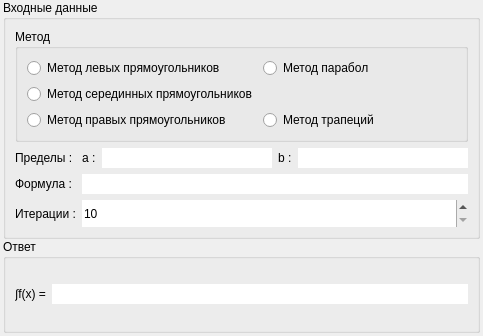
<?xml version="1.0" encoding="UTF-8"?>
<ui version="4.0">
 <class>IntegralConstStepFrame</class>
 <widget class="QWidget" name="IntegralConstStepFrame">
  <property name="geometry">
   <rect>
    <x>0</x>
    <y>0</y>
    <width>483</width>
    <height>336</height>
   </rect>
  </property>
  <property name="minimumSize">
   <size>
    <width>0</width>
    <height>0</height>
   </size>
  </property>
  <property name="windowTitle">
   <string>Form</string>
  </property>
  <layout class="QGridLayout" name="gridLayout">
   <property name="leftMargin">
    <number>3</number>
   </property>
   <property name="topMargin">
    <number>0</number>
   </property>
   <property name="rightMargin">
    <number>3</number>
   </property>
   <property name="bottomMargin">
    <number>3</number>
   </property>
   <item row="0" column="0">
    <layout class="QVBoxLayout" name="verticalLayout" stretch="2,1">
     <property name="spacing">
      <number>0</number>
     </property>
     <item>
      <widget class="QGroupBox" name="inputGroupBox">
       <property name="sizePolicy">
        <sizepolicy hsizetype="Preferred" vsizetype="Preferred">
         <horstretch>0</horstretch>
         <verstretch>0</verstretch>
        </sizepolicy>
       </property>
       <property name="autoFillBackground">
        <bool>false</bool>
       </property>
       <property name="title">
        <string>Входные данные</string>
       </property>
       <layout class="QGridLayout" name="gridLayout_3">
        <item row="0" column="0">
         <layout class="QGridLayout" name="gridLayout_5">
          <property name="sizeConstraint">
           <enum>QLayout::SetDefaultConstraint</enum>
          </property>
          <item row="0" column="0" colspan="2">
           <widget class="QGroupBox" name="methodGroupBox">
            <property name="autoFillBackground">
             <bool>false</bool>
            </property>
            <property name="title">
             <string>Метод</string>
            </property>
            <property name="flat">
             <bool>false</bool>
            </property>
            <layout class="QGridLayout" name="gridLayout_4">
             <item row="3" column="0">
              <widget class="QRadioButton" name="rightRectRadioButton">
               <property name="autoFillBackground">
                <bool>false</bool>
               </property>
               <property name="text">
                <string>Метод правых прямоугольников</string>
               </property>
              </widget>
             </item>
             <item row="1" column="1">
              <widget class="QRadioButton" name="parabolicRadioButton">
               <property name="autoFillBackground">
                <bool>false</bool>
               </property>
               <property name="text">
                <string>Метод парабол</string>
               </property>
              </widget>
             </item>
             <item row="1" column="0">
              <widget class="QRadioButton" name="leftRectRadioButton">
               <property name="autoFillBackground">
                <bool>false</bool>
               </property>
               <property name="text">
                <string>Метод левых прямоугольников</string>
               </property>
              </widget>
             </item>
             <item row="2" column="0">
              <widget class="QRadioButton" name="midRectRadioButton">
               <property name="autoFillBackground">
                <bool>false</bool>
               </property>
               <property name="text">
                <string>Метод серединных прямоугольников</string>
               </property>
              </widget>
             </item>
             <item row="3" column="1">
              <widget class="QRadioButton" name="trapezoidRadioButton">
               <property name="autoFillBackground">
                <bool>false</bool>
               </property>
               <property name="text">
                <string>Метод трапеций</string>
               </property>
              </widget>
             </item>
            </layout>
           </widget>
          </item>
          <item row="1" column="0">
           <widget class="QLabel" name="limitLabel">
            <property name="autoFillBackground">
             <bool>false</bool>
            </property>
            <property name="text">
             <string>Пределы :</string>
            </property>
           </widget>
          </item>
          <item row="1" column="1">
           <layout class="QHBoxLayout" name="horizontalLayout_2">
            <item>
             <widget class="QLabel" name="bLabel">
              <property name="autoFillBackground">
               <bool>false</bool>
              </property>
              <property name="text">
               <string>a :</string>
              </property>
             </widget>
            </item>
            <item>
             <widget class="QLineEdit" name="limitAEdit">
              <property name="autoFillBackground">
               <bool>false</bool>
              </property>
              <property name="frame">
               <bool>false</bool>
              </property>
             </widget>
            </item>
            <item>
             <widget class="QLabel" name="aLabel">
              <property name="autoFillBackground">
               <bool>false</bool>
              </property>
              <property name="text">
               <string>b :</string>
              </property>
             </widget>
            </item>
            <item>
             <widget class="QLineEdit" name="limitBEdit">
              <property name="autoFillBackground">
               <bool>false</bool>
              </property>
              <property name="frame">
               <bool>false</bool>
              </property>
             </widget>
            </item>
           </layout>
          </item>
          <item row="2" column="0">
           <widget class="QLabel" name="functionLabel">
            <property name="autoFillBackground">
             <bool>false</bool>
            </property>
            <property name="text">
             <string>Формула :</string>
            </property>
           </widget>
          </item>
          <item row="2" column="1">
           <widget class="QLineEdit" name="functionEdit">
            <property name="autoFillBackground">
             <bool>false</bool>
            </property>
            <property name="frame">
             <bool>false</bool>
            </property>
           </widget>
          </item>
          <item row="3" column="0">
           <widget class="QLabel" name="iterationLabel">
            <property name="autoFillBackground">
             <bool>false</bool>
            </property>
            <property name="text">
             <string>Итерации :</string>
            </property>
           </widget>
          </item>
          <item row="3" column="1">
           <widget class="QSpinBox" name="iterationSpinBox">
            <property name="minimumSize">
             <size>
              <width>0</width>
              <height>27</height>
             </size>
            </property>
            <property name="autoFillBackground">
             <bool>false</bool>
            </property>
            <property name="frame">
             <bool>false</bool>
            </property>
            <property name="minimum">
             <number>10</number>
            </property>
            <property name="maximum">
             <number>100000</number>
            </property>
            <property name="singleStep">
             <number>100</number>
            </property>
            <property name="displayIntegerBase">
             <number>10</number>
            </property>
           </widget>
          </item>
         </layout>
        </item>
       </layout>
      </widget>
     </item>
     <item>
      <widget class="QGroupBox" name="outputGroupBox">
       <property name="autoFillBackground">
        <bool>false</bool>
       </property>
       <property name="title">
        <string>Ответ</string>
       </property>
       <layout class="QGridLayout" name="gridLayout_2">
        <property name="topMargin">
         <number>9</number>
        </property>
        <item row="0" column="1">
         <widget class="QLineEdit" name="answerEdit">
          <property name="autoFillBackground">
           <bool>false</bool>
          </property>
          <property name="frame">
           <bool>false</bool>
          </property>
          <property name="readOnly">
           <bool>true</bool>
          </property>
         </widget>
        </item>
        <item row="0" column="0">
         <widget class="QLabel" name="label">
          <property name="autoFillBackground">
           <bool>false</bool>
          </property>
          <property name="text">
           <string>∫f(x) =</string>
          </property>
         </widget>
        </item>
       </layout>
      </widget>
     </item>
    </layout>
   </item>
  </layout>
 </widget>
 <resources/>
 <connections/>
</ui>
